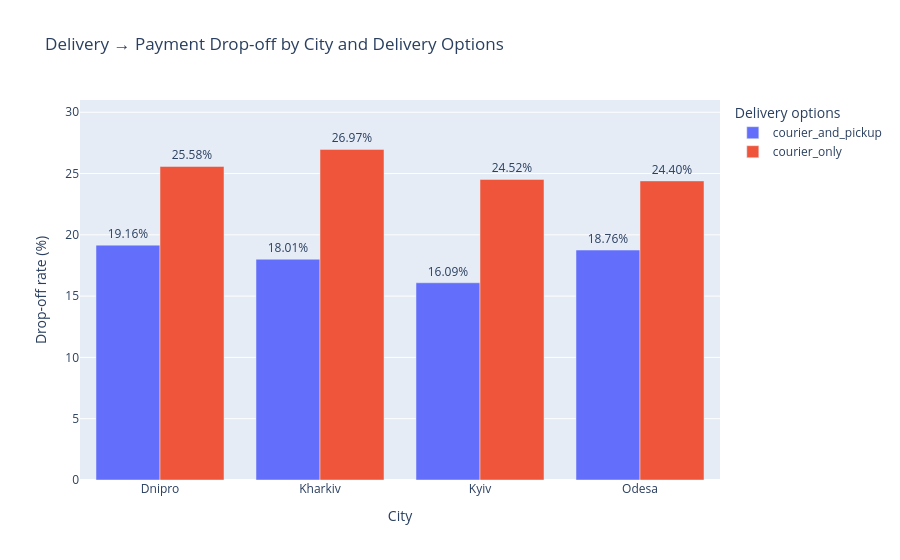

Notebook code cell kept with this figure:
### Markdown cell above
### Визуализация association по `city` и `delivery_options`

Grouped bar chart используется для сравнения Delivery → Payment drop-off между `courier_only` и `courier_and_pickup` внутри каждого geographic segment.

Сравнение внутри `city` позволяет визуально отделить observed delivery-option association от различий aggregate geographic composition.

Точные drop-off rates отображаются над bars; hover предоставляет размеры соответствующих cohorts и абсолютное количество drop-off sessions.

### Code cell
fig = px.bar(
    city_option_metrics,
    x="city",
    y="dropoff_rate_pct",
    color="delivery_options",
    barmode="group",
    text="dropoff_rate_pct",
    custom_data=[
        "delivery_sessions",
        "dropoff_sessions",
    ],
    title="Delivery → Payment Drop-off by City and Delivery Options",
    labels={
        "city": "City",
        "dropoff_rate_pct": "Drop-off rate (%)",
        "delivery_options": "Delivery options",
    },
)

fig.update_traces(
    texttemplate="%{y:.2f}%",
    textposition="outside",
    hovertemplate=(
        "<b>%{x}</b><br>"
        "Delivery sessions: %{customdata[0]:,.0f}<br>"
        "Drop-off sessions: %{customdata[1]:,.0f}"
        "<extra>%{fullData.name}</extra>"
    ),
)

fig.update_yaxes(
    range=[0, 31],
)

fig.show()

### Figure 1 — Plotly figure (JSON) as saved in the notebook; plotly's stock layout.template omitted (floating-point values rounded to 4 significant figures)
{"data": [{"alignmentgroup": "True", "customdata": [[5428, 1040], [7790, 1403], [14790, 2380], [5319, 998]], "hovertemplate": "<b>%{x}</b><br>Delivery sessions: %{customdata[0]:,.0f}<br>Drop-off sessions: %{customdata[1]:,.0f}<extra>%{fullData.name}</extra>", "legendgroup": "courier_and_pickup", "marker": {"color": "#636efa", "pattern": {"shape": ""}}, "name": "courier_and_pickup", "offsetgroup": "courier_and_pickup", "orientation": "v", "showlegend": true, "text": [19.16, 18.01, 16.09, 18.76], "textposition": "outside", "texttemplate": "%{y:.2f}%", "type": "bar", "x": ["Dnipro", "Kharkiv", "Kyiv", "Odesa"], "xaxis": "x", "y": [19.16, 18.01, 16.09, 18.76], "yaxis": "y"}, {"alignmentgroup": "True", "customdata": [[9668, 2473], [12313, 3321], [15556, 3814], [9136, 2229]], "hovertemplate": "<b>%{x}</b><br>Delivery sessions: %{customdata[0]:,.0f}<br>Drop-off sessions: %{customdata[1]:,.0f}<extra>%{fullData.name}</extra>", "legendgroup": "courier_only", "marker": {"color": "#EF553B", "pattern": {"shape": ""}}, "name": "courier_only", "offsetgroup": "courier_only", "orientation": "v", "showlegend": true, "text": [25.58, 26.97, 24.52, 24.4], "textposition": "outside", "texttemplate": "%{y:.2f}%", "type": "bar", "x": ["Dnipro", "Kharkiv", "Kyiv", "Odesa"], "xaxis": "x", "y": [25.58, 26.97, 24.52, 24.4], "yaxis": "y"}], "layout": {"barmode": "group", "legend": {"title": {"text": "Delivery options"}, "tracegroupgap": 0}, "title": {"text": "Delivery → Payment Drop-off by City and Delivery Options"}, "xaxis": {"anchor": "y", "domain": [0, 1], "title": {"text": "City"}}, "yaxis": {"anchor": "x", "domain": [0, 1], "range": [0, 31], "title": {"text": "Drop-off rate (%)"}}}}
